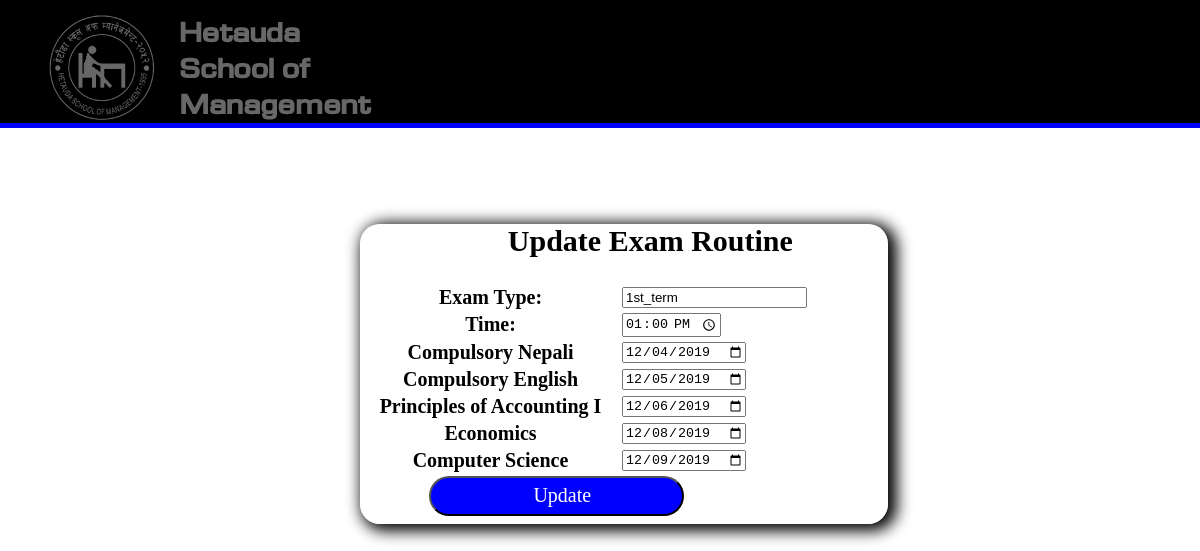
The app's page /manageexamaction.php?class=11 with its own data.
### tables this page shows
CREATE TABLE `tblexam` (
  `exam_type` varchar(255) NOT NULL,
  `subjectcode` varchar(255) NOT NULL,
  `exam_date` date NOT NULL,
  `exam_time` time(3) NOT NULL
);

CREATE TABLE `tblsubject` (
  `subject` varchar(255) NOT NULL,
  `subjectcode` varchar(255) NOT NULL,
  `Grade` varchar(255) NOT NULL,
  `pass_marks` varchar(255) NOT NULL,
  `full_marks` varchar(255) NOT NULL
);

CREATE TABLE `tblstudent` (
  `name` varchar(255) NOT NULL,
  `gender` varchar(255) NOT NULL,
  `username` varchar(255) NOT NULL,
  `password` varchar(255) NOT NULL,
  `roll` int(10) NOT NULL,
  `class` varchar(255) NOT NULL,
  `stream` varchar(255) NOT NULL,
  `address` varchar(255) NOT NULL,
  `contact` bigint(100) NOT NULL,
  `parent` varchar(255) NOT NULL,
  `section` varchar(255) NOT NULL,
  `date` date NOT NULL,
  `shift` varchar(255) DEFAULT NULL
);

### manageexamaction.php (the view, shortened to what this page needs)
<?php
include ("adminheader.php");
?>
<!doctype html>
<html>
<head>
</head>
<body>
<div class="container">
<h2 class="loginh2">Update Exam Routine</h2>
<table>
<?php
if(isset($_REQUEST['class']))
{
	$class=$_REQUEST['class'];
	$connect=mysqli_connect("localhost","root","","portfolio");
	$query="SELECT st.class,e.exam_type,e.exam_time,s.subject,s.subjectcode,e.exam_date from tblstudent st,tblexam e,tblsubject s WHERE s.subjectcode=e.subjectcode and st.class=s.grade and st.class='$class'";
	$result=mysqli_query($connect,$query);
	echo "<form action='#' method='post'>";
	if($res=mysqli_fetch_assoc($result))
	{
		echo "<tr>";
		echo "<th>Exam Type:</th>";
		echo "<td><input type='text' name='type' value=".$res['exam_type']."></td>";
		echo "</tr>";
		echo "<tr>";
		echo "<th>Time:</th>";
		echo "<td><input type='time' name='time' value=".$res['exam_time']."></td>";
		echo "</tr>";
		echo "<tr>";
		echo "<th>".$res['subject']."</th>";
		echo "<td><input type='date' name=".$res['subjectcode']." value=".$res['exam_date'].">";
		echo "</tr>";
	}
	while($row=mysqli_fetch_assoc($result))
	{
		echo "<tr>";
		echo "<th>".$row['subject']."</th>";
		echo "<td><input type='date' name=".$row['subjectcode']." value=".$row['exam_date'].">";
		echo "</tr>";
	}
	echo"<tr>";
	echo "<td><input class='loginbutton' type='submit' name='Update' value='Update'></td>";
	echo "</tr>";
	echo "</form>";
}
?>
</table>
</div>
</body>
</html>

### adminheader.php (shortened to what this page needs)
<!doctype html>
<html>
<head>
<link rel="stylesheet" type="text/css" href="css/style.css?version=20">
</head>
<body class="adminbody">
	<div class="header">
    	<div>
        <img src="images/logo.png" href="Logo">
        </div>
	</div>
    <div class="divv"></div>
</body>
</html>

### css/style.css (style rules this page uses)
body { margin:0; width:1349px; height:800px; background-image:url(../images/hsm2.jpg); margin:0; padding-top:10px; background-size:cover; background-repeat:no-repeat; }
.header { background-color:black; color:white; padding: 12px 0px 6px 40px; height:105px; margin-top:-10px; }
img { color:white; float:left; margin-top:0px; margin-right:10px; }
.divv { background-color:blue; height:5px; }
.container { width:44%; height:44%; background-color:rgba(255,255,255,0.6); margin:8% 12% 10% 30%; box-shadow:5px 3px 15px 4px; border-radius:20px; }
.loginh2 { margin-left:28%; font-size:30px; font-family:Baskerville, "Palatino Linotype", Palatino, "Century Schoolbook L", "Times New Roman", serif; }
.loginbutton { width:255px; height:40px; margin-left:26%; margin-bottom:2%; padding-left:17px; font-size:20px; background-color:Blue; color:white; font-family:Baskerville, "Palatino Linotype", Palatino, "Century Schoolbook L", "Times New Roman", serif; border-radius:25px; }
.adminbody { margin:0; width:auto; height:auto; background-image:url(../images/students.jpg); margin:0; padding-top:10px; background-size:cover; background-repeat:no-repeat; }

### manageexamaction.php (style rules this page uses)
th { font-size:20px; }

### records on screen
tblexam: type "1st_term", time "13:00:00.000", exam_date "12/04/2019"
tblsubject: subject "Compulsory Nepali"
tblstudent: tblsubject.subject "Compulsory English", exam_date "12/05/2019", tblsubject.subject "Principles of Accounting I", exam_date "12/06/2019", tblsubject.subject "Economics", exam_date "12/08/2019", tblsubject.subject "Computer Science", exam_date "12/09/2019"
